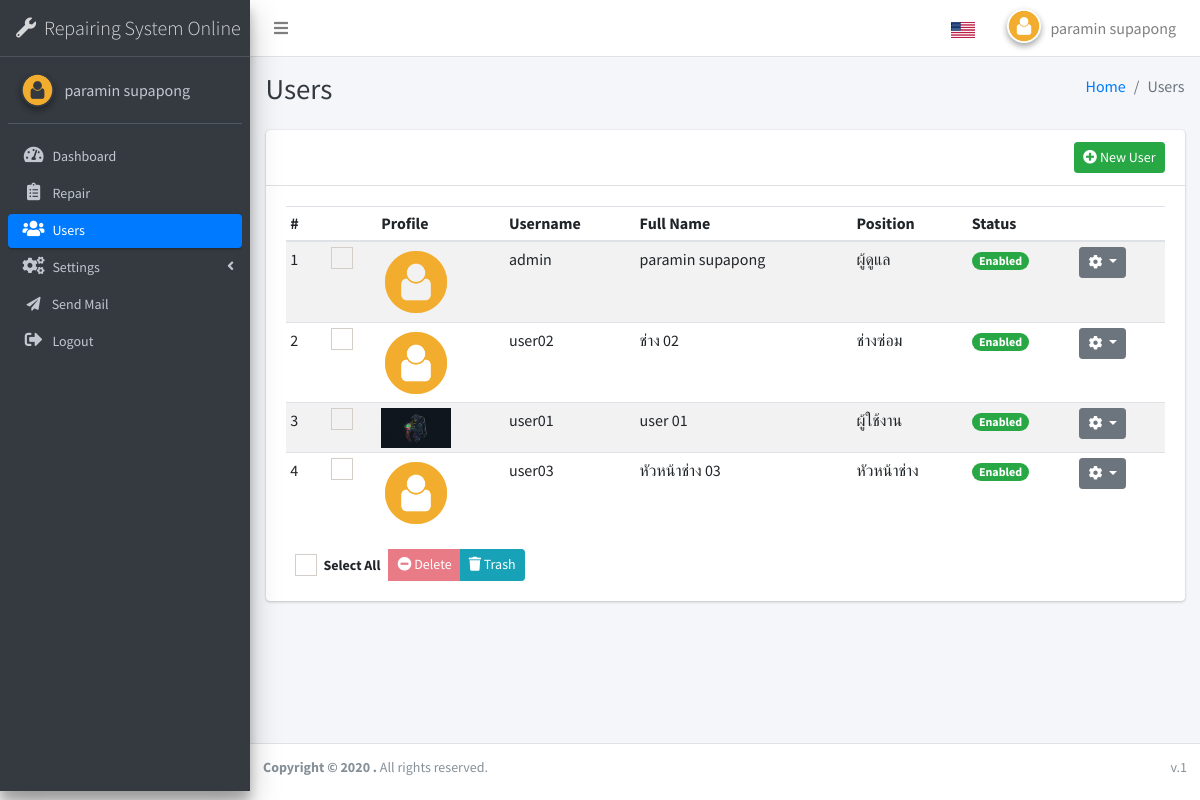
The app's page /index.php?page=users (signed in) with its own data.
### tables this page shows
CREATE TABLE `ui_language` (
  `id` int(11) NOT NULL,
  `en` text NOT NULL,
  `th` text NOT NULL
);

CREATE TABLE `users` (
  `id` int(11) NOT NULL,
  `username` varchar(100) NOT NULL,
  `password` varchar(100) NOT NULL,
  `first_name` varchar(100) NOT NULL,
  `last_name` varchar(100) NOT NULL,
  `gender` enum('M','F') NOT NULL,
  `birthdate` date NOT NULL,
  `email` varchar(100) NOT NULL,
  `phone_number` varchar(20) NOT NULL,
  `profile` varchar(100) NOT NULL,
  `position` int(11) NOT NULL DEFAULT 2,
  `is_active` enum('Y','N') NOT NULL DEFAULT 'N',
  `is_delete` enum('Y','N') NOT NULL DEFAULT 'N',
  `updated_at` timestamp NOT NULL DEFAULT current_timestamp() ON UPDATE current_timestamp(),
  `created_at` timestamp NOT NULL DEFAULT current_timestamp()
);

### apps/users/index.php (the view, shortened to what this page needs)
<?php
  $fields = "*";
  $table = "users";
  $conditions = " WHERE `is_delete` = 'N' ";
  $users = fetch_all($fields, $table, $conditions);
  $position = fetch_all("`per_id`, `per_name`","position");
  $position_txt = array();
  foreach($position as $per){
    $position_txt[$per["per_id"]] = $per["per_name"];
  }
?>
<div class="content-wrapper">
  <div class="content-header">
    <div class="container-fluid">
      <div class="row mb-2">
        <div class="col-sm-6">
          <h1 class="m-0 text-dark"><?php lang("Users");?></h1>
        </div>
        <div class="col-sm-6">
          <ol class="breadcrumb float-sm-right">
            <li class="breadcrumb-item"><a href="./"><?php lang("Home");?></a></li>
            <li class="breadcrumb-item active"><?php lang("Users");?></li>
          </ol>
        </div>
      </div>
    </div>
  </div>
  <div class="content">
    <div class="container-fluid">
      <div class="row">
        <div class="col-lg-12">
          <div class="card">
            <div class="card-header">
              <a href="?page=users/add" class="btn btn-success btn-sm float-right"><i class="fas fa-plus-circle"></i>
              <?php lang("New User");?></a>
            </div>
            <div class="card-body">
              <form action="apps/users/do_users.php?action=delete_all" id="frm" method="POST">
                <div class="table-responsive">
                  <table class="table table-striped table-hover table-sm">
                    <thead>
                      <tr>
                        <th>#</th>
                        <?php if($_SESSION["POSITION"] == "1"){?>
                        <th class="text-center"></th>
                        <?php } ?>
                        <th><?php lang("Profile");?></th>
                        <th><?php lang("Username");?></th>
                        <th><?php lang("Full Name");?></th>
                        <th><?php lang("Position");?></th>
                        <th><?php lang("Status");?></th>
                        <th></th>
                      </tr>
                    </thead>
                    <tbody>
                      <?php
                $i = 1;
                  foreach($users as $user){
                    if($user["is_active"] == "Y"){
                      $status = lang("Enabled", false);
                      $bg = "success";
                    }else{
                      $status = lang("Disabled", false);
                      $bg = "danger";
                    }
                ?>
                      <tr>
                        <td><?php echo $i++;?></td>
                        <?php if($_SESSION["POSITION"] == "1"){?>
                        <td class="text-center">
                          <div class="icheck-primary d-inline">
                            <label for="checK_<?php echo $i;?>">
                            </label>
                          </div>
                        </td>
                        <?php } ?>
                        <td>
                          <?php if(!empty($user["profile"])){ ?>
                          <?php if(file_exists("uploads/users/".$user["profile"])){ ?>
                          <img src="uploads/users/<?php echo $user["profile"];?>" class="picture-show"
                            alt="Profile-img">
                          <?php }else{ ?>
                          <img src="dist/img/avatar04.png" class="picture-show" alt="User Image">
                          <?php } ?>
                          <?php }else{ ?>
                          <img src="dist/img/avatar04.png" class="picture-show" alt="User Image">
                          <?php } ?>
                        </td>
                        <td><?php echo $user["username"];?></td>
                        <td><?php echo $user["first_name"]." ".$user["last_name"];?></td>
                        <td><?php echo $position_txt[$user["position"]];?></td>
                        <td><span class="badge badge-<?php echo $bg;?> badge-pill"><?php echo $status;?></span></td>
                        <td>
                          <div class="dropdown">
                            <button class="btn btn-secondary btn-sm dropdown-toggle" type="button"
                              id="dropdownMenuButton" data-toggle="dropdown" aria-haspopup="true" aria-expanded="false">
                              <i class="fas fa-cog"></i>
                            </button>
                          </div>
                        </td>
                      </tr>
                      <?php } ?>
                    </tbody>
                  </table>
                </div>
                <div class="row">
                  <div class="col-md-12">
                    <div class="btn-group">
                      <button type="button" class="btn-sm btn">
                        <div class="icheck-primary d-inline">
                          <label for="checkall"> <?php lang("Select All");?>
                          </label>
                        </div>
                      </button>
                      <button type="button" class="btn-sm btn btn-danger btn-delete-all" disabled data-toggle="modal"
                        data-target="#modalDeleteAll"><i class="fas fa-minus-circle"></i> <?php lang("Delete");?>
                      </button>
                      <a href="?page=users/delete" class="btn-sm btn btn-info"><i class="fas fa-trash"></i>
                      <?php lang("Trash");?></a>
                    </div>
                  </div>
                </div>
            </div>
          </div>
        </div>
      </div>
    </div>
  </div>
</div>

### index.php (shortened to what this page needs)
<?php
require_once(realpath(dirname(__FILE__) ."/db_function/connection.php"));
require_once(realpath(dirname(__FILE__) ."/db_function/function.php"));
require_once("route.php");
if(empty($_GET["page"])){
  $page = "dashboard";
}else{
  $page = $_GET["page"];
}
?>
<!DOCTYPE html>
<html lang="en">
<head>
  <link rel="stylesheet" href="https://code.ionicframework.com/ionicons/2.0.1/css/ionicons.min.css">
  <link rel="stylesheet" href="plugins/icheck-bootstrap/icheck-bootstrap.min.css">
  <link rel="stylesheet" href="plugins/fontawesome-free/css/all.min.css">
  <link rel="stylesheet" href="dist/css/adminlte.min.css">
   <link rel="stylesheet" href="plugins/sweetalert2-theme-bootstrap-4/bootstrap-4.min.css">
  <link rel="stylesheet" href="plugins/toastr/toastr.min.css">
  <link rel="stylesheet" href="plugins/datatables-bs4/css/dataTables.bootstrap4.css">
  <link rel="stylesheet" href="plugins/summernote/summernote-bs4.css">
  <link rel="stylesheet" href="plugins/select2/css/select2.min.css">
  <link rel="stylesheet" href="plugins/select2-bootstrap4-theme/select2-bootstrap4.min.css">
</head>
<body class="hold-transition sidebar-mini">
  <div class="wrapper">
    <?php include("include/navbar.php");?>
   <?php include("include/sidebar.php");?>
    <?php include($app_route[$page]);?>
    <?php include("include/footer.php");?>
  </div>
</body>
</html>

### include/navbar.php (shortened to what this page needs)
<nav class="main-header navbar navbar-expand navbar-white navbar-light">
  <ul class="navbar-nav">
    <li class="nav-item">
      <a class="nav-link" data-widget="pushmenu" href="#"><i class="fas fa-bars"></i></a>
    </li>
  </ul>
  <ul class="navbar-nav ml-auto">
    <li class="nav-item dropdown">
        <a class="nav-link" data-toggle="dropdown" href="#" aria-expanded="true">
        <?php
          if(isset($_SESSION["LANGUAGE"]) && $_SESSION["LANGUAGE"] == "th"){
        ?>
          <img src="assets/img/th.png" class="img-fluid" style="width:24px" alt="">
        <?php }elseif(isset($_SESSION["LANGUAGE"]) && $_SESSION["LANGUAGE"] == "en"  || !isset($_SESSION["LANGUAGE"])){ ?>
          <img src="assets/img/en.png" class="img-fluid" style="width:24px" alt="">
        <?php } ?>
        </a>
            <span class=" text-muted text-sm"> <?php lang("Thailand");?></span>
      </li>
    <li class="nav-item dropdown user-menu">
      <a class="nav-link" data-toggle="dropdown" href="#">
      <?php if(!empty($_SESSION["PROFILE"])){ ?>
        <?php if(file_exists("uploads/users/".$_SESSION["PROFILE"])){ ?>
          <img src="uploads/users/<?php echo $_SESSION["PROFILE"];?>" class="user-image img-circle elevation-2" alt="Profile-img">
        <?php }else{ ?>
          <img src="dist/img/avatar04.png" class="user-image img-circle elevation-2" alt="Profile-img">
        <?php } ?>
      <?php }else{ ?>
          <img src="dist/img/avatar04.png" class="user-image img-circle elevation-2" alt="Profile-img">
      <?php } ?>
      <span class="d-none d-md-inline"><?php echo $_SESSION["FIRST_NAME"] ." ". $_SESSION["LAST_NAME"];?></span>
      </a>
    </li>
  </ul>
</nav>

### include/sidebar.php (shortened to what this page needs)
<?php
$arr_users = array("users","users/add","users/edit", "users/delete");
$arr_repair = array("repair","repair/add","repair/edit");
$arr_dashboard = array("dashboard");
$arr_sendmail = array("sendmail");
$arr_settings = array("category","category/delete","type","type/delete","brand","brand/delete","inventory", "inventory/add","inventory/edit","inventory/delete","status","status/delete","problem", "problem/delete", "language");
?>
<aside class="main-sidebar sidebar-dark-primary elevation-4">
  <a href="./" class="brand-link">
  &nbsp <i class="fas fa-wrench"></i>
    <span class="brand-text font-weight-light">&nbsp<?php lang("Repairing System Online");?></span>
  </a>
  <div class="sidebar os-host os-theme-light os-host-overflow os-host-overflow-y os-host-resize-disabled os-host-scrollbar-horizontal-hidden os-host-transition">
    <div class="user-panel mt-3 pb-3 mb-3 d-flex">
      <div class="image">
        <?php if(!empty($_SESSION["PROFILE"])){ ?>
        <?php if(file_exists("uploads/users/".$_SESSION["PROFILE"])){ ?>
        <img src="uploads/users/<?php echo $_SESSION["PROFILE"];?>" class="img-circle elevation-2" alt="Profile-img"
          style="max-width:34px; max-height:34px; min-width:34px; min-height:34px;">
        <?php }else{ ?>
        <img src="dist/img/avatar04.png" class="img-circle elevation-2" alt="User Image">
        <?php } ?>
        <?php }else{ ?>
        <img src="dist/img/avatar04.png" class="img-circle elevation-2" alt="User Image">
        <?php } ?>
      </div>
      <div class="info">
        <a href="?page=profile" class="d-block"><?php echo $_SESSION["FIRST_NAME"] ." ". $_SESSION["LAST_NAME"];?></a>
      </div>
    </div>
    <nav class="mt-2">
      <ul class="nav nav-pills nav-sidebar flex-column nav-compact nav-child-indent text-sm" data-widget="treeview" role="menu" data-accordion="false">
        <li class="nav-item">
          <a href="?page=dashboard" class="nav-link <?php if(in_array($page, $arr_dashboard)){echo "active"; }?>">
            <i class="nav-icon fas fa-tachometer-alt"></i>
            <p>
              <?php lang("Dashboard");?>
            </p>
          </a>
        </li>
        <?php if($_SESSION["POSITION"] != "2"){?>
        <li class="nav-item">
          <a href="?page=repair" class="nav-link <?php if(in_array($page, $arr_repair)){echo "active"; }?>">
            <i class="nav-icon fas fa-clipboard-list"></i>
            <p>
            <?php lang("Repair");?>
            </p>
          </a>
        </li>
        <?php } ?>
        <?php if($_SESSION["POSITION"] == "1"){?>
        <li class="nav-item">
          <a href="?page=users" class="nav-link <?php if(in_array($page, $arr_users)){echo "active"; }?>">
            <i class="nav-icon fas fa-users"></i>
            <p>
            <?php lang("Users");?>
            </p>
          </a>
        </li>
        <?php } ?>
        <?php if($_SESSION["POSITION"] == "1"){?>
        <li class="nav-item has-treeview <?php if(in_array($page, $arr_settings)){echo "menu-open"; }?>">
          <a href="#" class="nav-link <?php if(in_array($page, $arr_settings)){echo "active"; }?>">
            <i class="nav-icon fas fa-cogs"></i>
            <p>
              <?php lang("Settings");?>
              <i class="right fas fa-angle-left"></i>
            </p>
          </a>
        </li>
        <?php } ?>
        <?php if($_SESSION["POSITION"] == "1"){?>
        <li class="nav-item">
          <a href="?page=sendmail" class="nav-link <?php if(in_array($page, $arr_sendmail)){echo "active"; }?>">
          &nbsp <i class="fas fa-paper-plane"></i>
            <p>
            &nbsp&nbsp <?php lang("Send Mail");?>
            </p>
          </a>
        </li> <?php } ?>
        <li class="nav-item">
          <a href="javascript:void(0);" class="nav-link" data-toggle="modal" data-target="#logoutModal">
            <i class="nav-icon fas fa-sign-out-alt"></i>
            <p>
            <?php lang("Logout");?>
            </p>
          </a>
        </li>
      </ul>
    </nav>
  </div>
</aside>

### db_function/function.php (shortened to what this page needs)
<?php
function lang($text, $echo = true){
    global $conn;
    $lang = isset($_SESSION["LANGUAGE"]) ? $_SESSION["LANGUAGE"] : "en" ;
    $stmt =  $conn->prepare(" DESCRIBE ui_language   ");
    $stmt->bindParam(":lang",$lang);
    $stmt->execute();
    $data = $stmt->fetchAll(PDO::FETCH_ASSOC);
    $conditions = false;
    if($data === FALSE){
        if($echo){
            echo $text;
        }else{
            return $text;
        }
    }else{
        foreach($data as $row){
            if($row["Field"] == $lang){
                $conditions = true;
            }
        }
        if($conditions){
            $stmt =  $conn->prepare("SELECT * FROM ui_language WHERE en = :txt OR th = :txt ");
            $stmt->bindParam(":txt",$text, PDO::PARAM_STR);
            $stmt->execute();
            $data = $stmt->fetch(PDO::FETCH_ASSOC);
            if($data === FALSE){
                $sql = "INSERT INTO `ui_language` SET ";
                $sql .= " en = :txt ";
                $stmt = $conn->prepare($sql);
                $stmt->bindParam(":txt",$text);
                $result = $stmt->execute();
                if($echo){
                    echo $text;
                }else{
                    return $text;
                }
            }else{
                $txt_lang = !empty($data[$lang]) ? $data[$lang] : $data["en"];
                if($echo){
                    echo $txt_lang;
                }else{
                    return $txt_lang;
                }
            }
        }
    }
}
function fetch_all($fields, $table, $conditions = NULL , $req = NULL){
    global $conn;
    try{
        $stmt = $conn->prepare("SELECT $fields FROM `$table` $conditions ");
        if(!empty($req)){
            foreach($req as $key => $v){
                $stmt->bindParam(":".$key,$v);
            }
        }
        $result = $stmt->execute();
        $data = array();
        while($row = $stmt->fetch(PDO::FETCH_ASSOC)){
          $data[] = $row;
        }
    }catch(PDOException $e){
        echo "Error: " . $e->getMessage();
        die();
    }
    return $data;
}
?>

### include/footer.php
<footer class="main-footer text-sm">
  <div class="float-right d-none d-sm-inline">
    v.1
  </div>
  <strong>Copyright &copy; 2020  .</strong> All rights reserved.
</footer>

### index.php (style rules this page uses)
.picture-show { width: 70px; height: auto; }

### records on screen
ui_language: en "Repairing System Online"
ui_language: en "Dashboard"
ui_language: en "Repair"
ui_language: en "Users Users Users"
ui_language: en "Settings"
ui_language: en "Send Mail"
ui_language: en "Logout"
ui_language: en "Home"
ui_language: en "New User"
ui_language: en "Profile"
ui_language: en "Username"
ui_language: en "Full Name"
ui_language: en "Position"
ui_language: en "Status"
users: username "admin", first_name "paramin", last_name "supapong", position "ผู้ดูแล", ui_language.en "Enabled"
users: username "user02", first_name "ช่าง", last_name "02", position "ช่างซ่อม", ui_language.en "Enabled"
users: profile (picture), username "user01", first_name "user", last_name "01", position "ผู้ใช้งาน", ui_language.en "Enabled"
users: username "user03", first_name "หัวหน้าช่าง", last_name "03", position "หัวหน้าช่าง", ui_language.en "Enabled"
ui_language: en "Select All"
ui_language: en "Delete"
ui_language: en "Trash"

### other values on screen
$_SESSION["FIRST_NAME"] "paramin"
$_SESSION["LAST_NAME"] "supapong"
